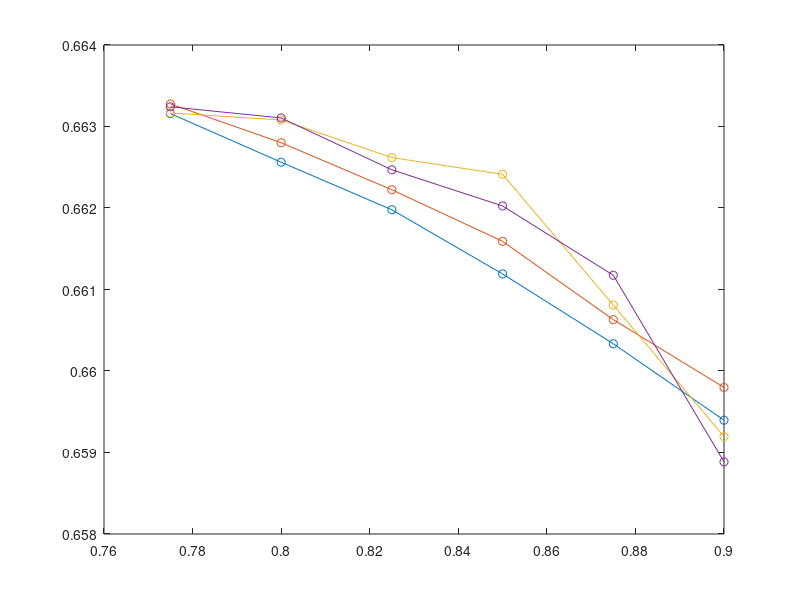

Write MATLAB code to recreate this figure. (Note: this script raises an error after producing the figure.)

%%
%%---------------------------------------------------------------------%%
%%%%% Postprocessing of binder cumulant
%%%%% Used to find critical temperature
%%---------------------------------------------------------------------%%
clear all
close all

gbinder = zeros(4,6);

data = load('data_gbinder_2023-03-04_11-48-02.mat');
gbinder(1,:) = cell2mat(data.Data(5:10,2)');
gbinder(2,:) = cell2mat(data.Data(5:10,3)');
gbinder(3,:) = cell2mat(data.Data(5:10,4)');
gbinder(4,:) = cell2mat(data.Data(5:10,5)');
tempvec = cell2mat(data.Data(5:10,1)');
figure(1)
plot(tempvec,gbinder(1,:),'-o');
hold on
plot(tempvec,gbinder(2,:),'-o');
plot(tempvec,gbinder(3,:),'-o');
plot(tempvec,gbinder(4,:),'-o');
xline(0.89,'--');
xlabel('Temperature ($\tau$)','Interpreter','latex','FontSize',14)
ylabel('Binder cumulant ($g$)','Interpreter','latex','FontSize',14)
legend('$L = 12$','$L = 16$','$L = 20$','$L = 24$','$\tau_c \approx 0.89$','Interpreter','latex', 'Location','southwest' )
title('$g$ = $g(\tau)$','Interpreter','latex','FontSize',14)

